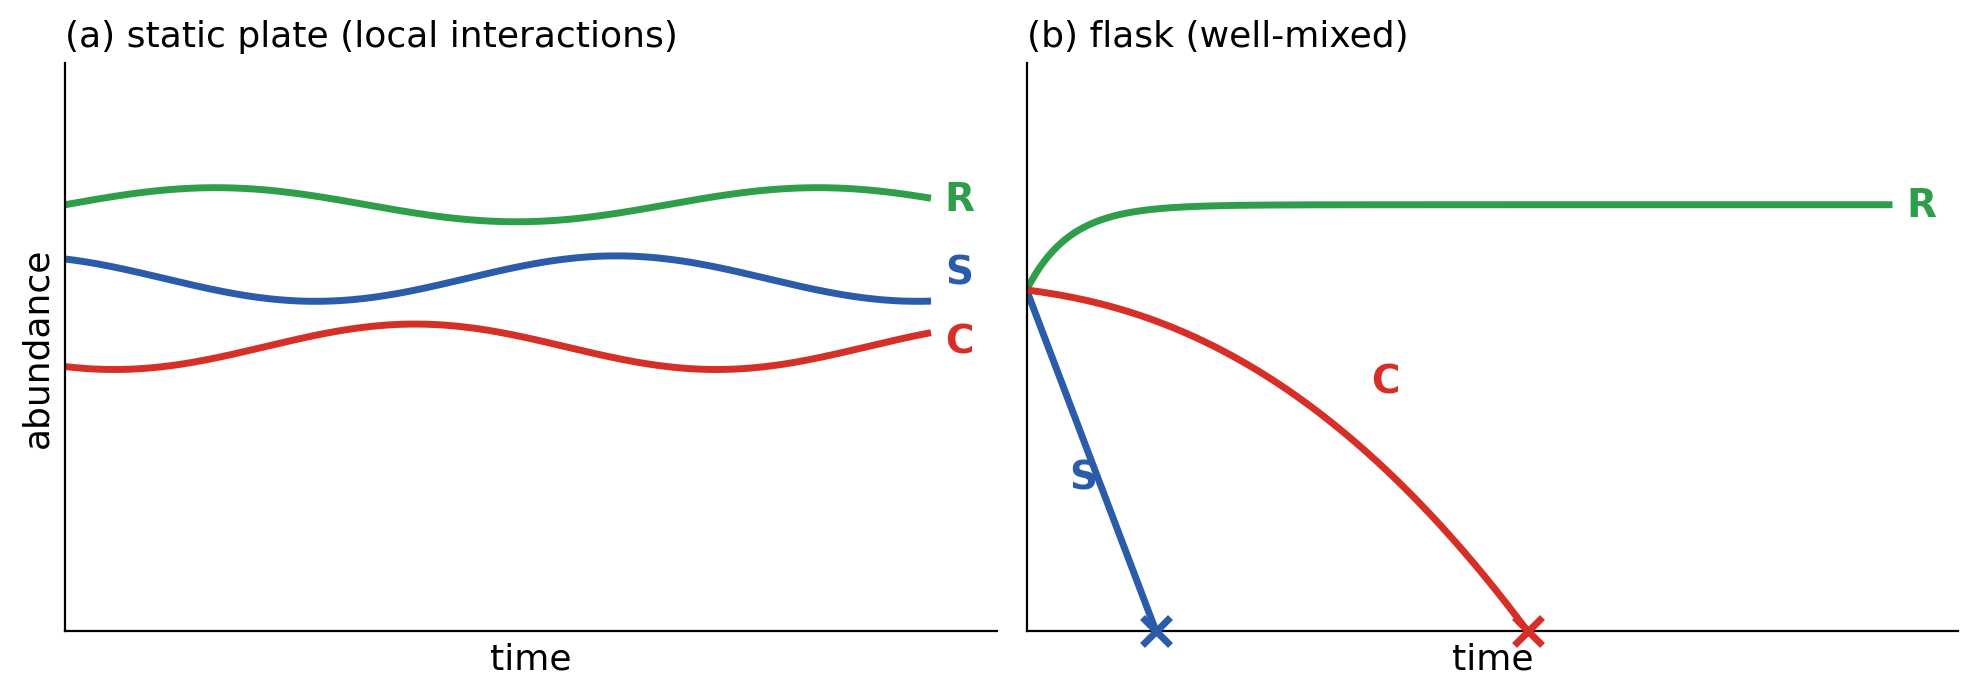

This chart was generated by the following Python code:
"""Schematic (not quantitative) summary of the outcome of the experiment of
Kerr, Riley, Feldman & Bohannan, Nature 418, 171 (2002): three E. coli strains
(colicin producer C, sensitive S, resistant R) coexist on a static plate but
not in a well-mixed flask. The curves are hand-made shapes, not data.
Output: kerr-schematic.png
"""
import os
import numpy as np
import matplotlib
matplotlib.use("Agg")
import matplotlib.pyplot as plt

here = os.path.dirname(os.path.abspath(__file__))
RED, BLUE, GREEN = "#d62f27", "#2a5caa", "#2e9e4a"
t = np.linspace(0, 1, 400)

fig, axes = plt.subplots(1, 2, figsize=(10, 3.6), sharey=True)

# (a) static plate: all three persist
ax = axes[0]
ax.plot(t, 0.75 + 0.03 * np.sin(9 * t), color=GREEN, lw=2.5)
ax.plot(t, 0.62 + 0.04 * np.sin(9 * t + 2.1), color=BLUE, lw=2.5)
ax.plot(t, 0.50 + 0.04 * np.sin(9 * t + 4.2), color=RED, lw=2.5)
for y, lab, col in [(0.80, "R", GREEN), (0.67, "S", BLUE), (0.55, "C", RED)]:
    ax.text(1.02, y - 0.04, lab, color=col, fontsize=14, fontweight="bold", va="center")
ax.set_title("(a) static plate (local interactions)", fontsize=13, loc="left")

# (b) flask: S dies out first, then C; R remains
ax = axes[1]
ax.plot(t, 0.75 * (1 - np.exp(-t / 0.05)) * 0.2 + 0.6, color=GREEN, lw=2.5)
s = np.clip(0.6 - 4.0 * t, 0, None)
ax.plot(t[s > 0], s[s > 0], color=BLUE, lw=2.5)
c = np.clip(0.6 + 0.3 * t - 1.6 * t ** 2.2 - 0.5 * t, 0, None)
c = np.where(t < 0.62, np.maximum(c, 0), 0)
ax.plot(t[c > 0], c[c > 0], color=RED, lw=2.5)
ax.plot(t[np.argmin(s > 0)], 0, "x", color=BLUE, ms=10, mew=2.5, clip_on=False, zorder=5)
ax.plot(t[np.argmin(c > 0)], 0, "x", color=RED, ms=10, mew=2.5, clip_on=False, zorder=5)
ax.text(1.02, 0.75, "R", color=GREEN, fontsize=14, fontweight="bold", va="center")
ax.text(0.05, 0.25, "S", color=BLUE, fontsize=14, fontweight="bold")
ax.text(0.40, 0.42, "C", color=RED, fontsize=14, fontweight="bold")
ax.set_title("(b) flask (well-mixed)", fontsize=13, loc="left")

for ax in axes:
    ax.set_xlim(0, 1.08); ax.set_ylim(0, 1)
    ax.set_xticks([]); ax.set_yticks([])
    ax.set_xlabel("time", fontsize=13)
    for side in ("top", "right"):
        ax.spines[side].set_visible(False)
axes[0].set_ylabel("abundance", fontsize=13)

fig.tight_layout()
fig.savefig(os.path.join(here, "kerr-schematic.png"), dpi=200, bbox_inches="tight")
print("done")
